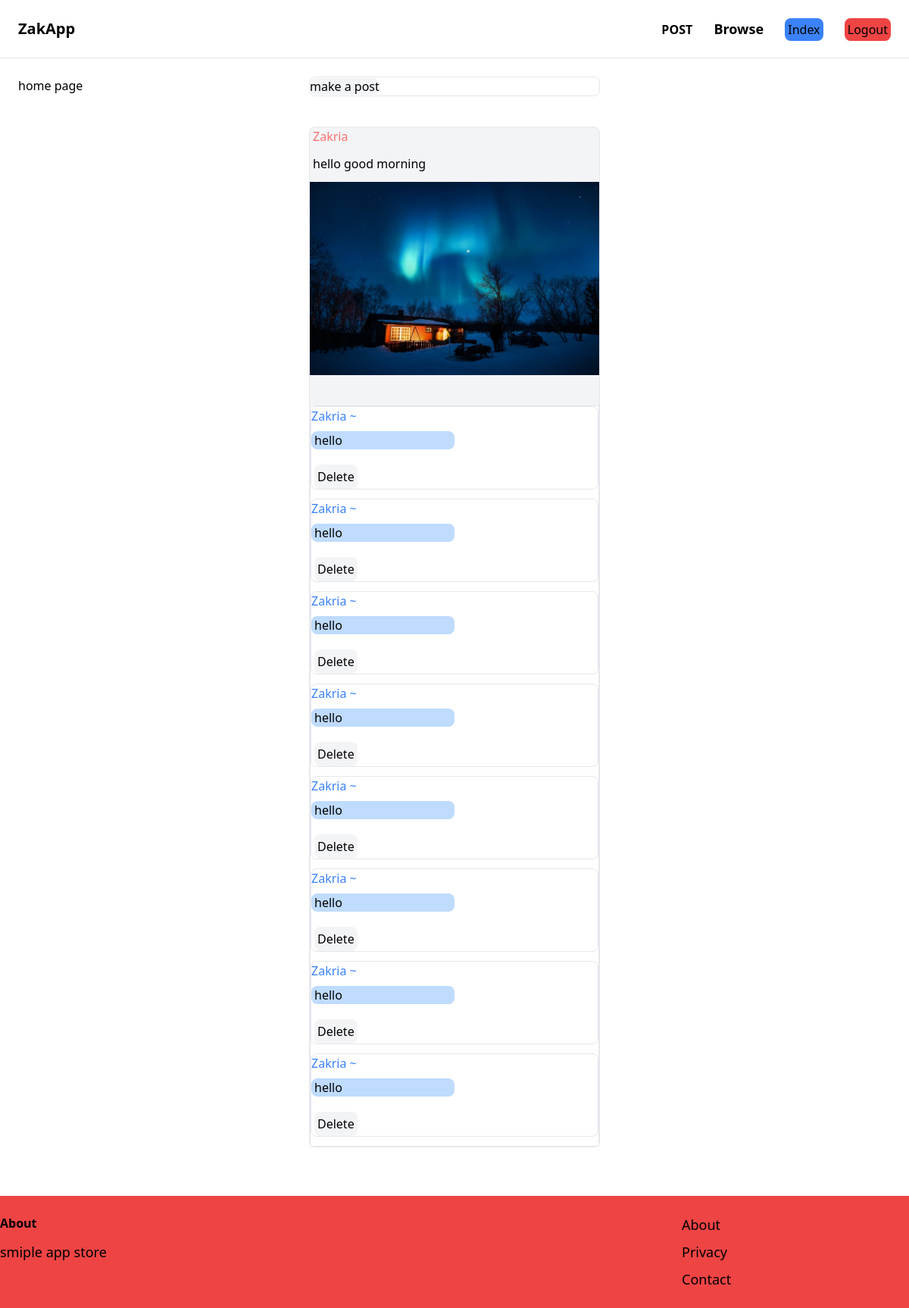
Page /app1/comment/6/ (signed in) on the committed database.
### app1/models.py (models this page shows, shortened)
class Comment(models.Model):
    name = models.ForeignKey(settings.AUTH_USER_MODEL,on_delete=models.CASCADE)
    comment = models.CharField(max_length=250)
    post = models.ForeignKey(Post,on_delete=models.SET_NULL, null=True,related_name="message")
    created_at = models.DateTimeField(auto_now_add=True)

class Post(models.Model):
    name = models.ForeignKey(User,on_delete=models.CASCADE,null=True)
    text = models.CharField(max_length=500)
    image = models.ImageField(upload_to="media/",blank=True,null=True)
    posted_at = models.DateTimeField(auto_now_add=True)

### app1/views.py (the view)
# urls.py: path('comment/<int:id>/',views.comment_view,name="comment"),
@login_required
def comment_view(request,id):
    user_auth = request.user.is_authenticated
    if request.method == "POST":
        comment = request.POST['comment']
        if comment:
            username =  request.user
            post = Post.objects.get(id=id)
            comments = Comment(name=username,comment=comment,post=post)
            comments.save()
            get_comments = Comment.objects.filter(post=post)
            for item in get_comments :
                item = item
                get_user = item.name
            if username == get_user:
                delete_comment = True
            context = {"comments":get_comments,"item":item,"delete_comment":delete_comment,"authenticate":user_auth}
        return render(request,"main/comment.html",context)
    else:
        post = Post.objects.get(id=id)
        get_comments = Comment.objects.filter(post=post)
        related_posts = Post.objects.filter(name=post.name).exclude(id=id)
        print(related_posts)
        for item in get_comments :
                item = item
                get_user = item.name
        if request.user == get_user:
            delete_comment = True
        context = {"comments":get_comments,"item":item,"delete_comment":delete_comment,
                   "authenticate":user_auth,"posts":related_posts}
        return render(request,"main/comment.html",context)

### app1/templates/main/comment.html (shortened to what this page needs)
{% extends "main/layout.html" %}
{% block content %}
{% load static %}
<div class="grid grid-cols-3">
    <h3>home page</h3>
    <div class="item-center m-full">
        <div class="w-full bg-white-100 rounded-lg border w-full">
            <div>
                <a href="#" class="rounded-lg bg-gray-100 w-full">make a post</a>
            </div>
        </div>
        <div class="grid grid-cols-1 bg-gray-100 border rounded-lg mt-10 w-full">
            <div>
                <a href="#" class="text-red-400 rounded-lg py-1 px-1 ">{{ item.post.name }}</a>
                <p class="py-3 px-1 bg-white-100 ">{{item.post.text}}</p>
            </div>
            <div>
                {% if item.post.image %}
                <img src="{{ item.post.image.url }}" alt="" class=" ">
                {% endif %}
            </div>
            <div class="bg-white border mt-10">
                {% for comment in comments %}
                    <div class="grid grid-cols-1 border rounded-lg gap-2 mb-3 w-auto">
                        <p class="text-blue-500">{{comment.name}} ~</p>
                        <p class="px-1 mb-3 w-1/2 bg-blue-200 rounded-lg"> {{comment.comment}}</p>
                        {% if delete_comment %}
                        <div>
                            <form action="{% url 'delete_comment' comment.id %}" method="post">
                                <button type="submit" class="bg-gray-100 ml-1 py-1 px-1 rounded-lg hover:bg-red-500">Delete</button>
                            </form>
                        </div>
                        {% endif %}
                    </div>
                {% endfor %}
            </div>
        </div>
    </div>
</div>
{% endblock %}

### rows in the picture
Comment: post.name "Zakria", post.text "hello good morning", post.image (picture), name "Zakria", comment "hello"
Comment: name "Zakria", comment "hello"
Comment: name "Zakria", comment "hello"
Comment: name "Zakria", comment "hello"
Comment: name "Zakria", comment "hello"
Comment: name "Zakria", comment "hello"
Comment: name "Zakria", comment "hello"
Comment: name "Zakria", comment "hello"
